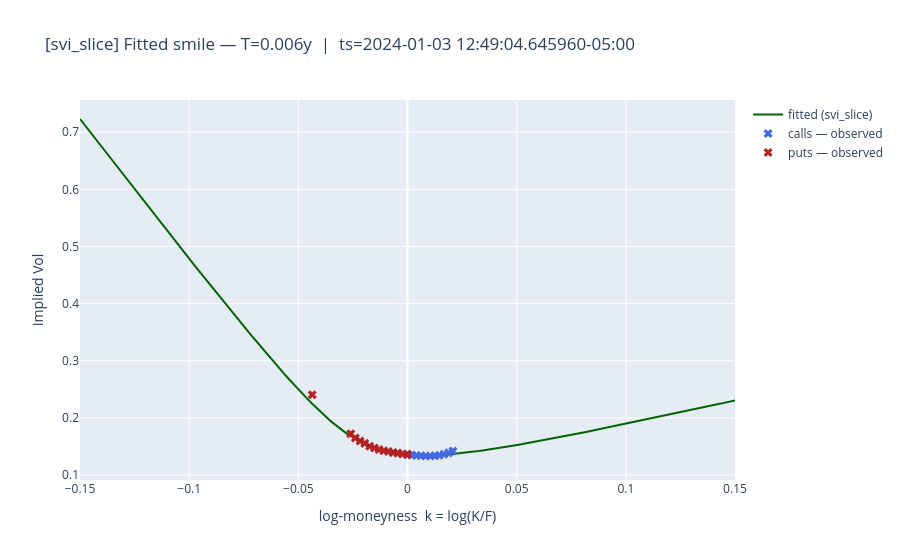

Notebook source saved alongside this figure:
### Markdown cell above
## Smile snapshot — spline surface vs raw IV

### Code cell
# ── Pick a snapshot ──────────────────────────────────────────────────────────
row_idx = df_quotes_result.shape[0] // 2  # ← change this
snapshot_ts = df_quotes_result["ts_ns"][row_idx]

# θ at the snapshot: last state update at or before snapshot_ts
state_row = df_state.filter(pl.col("ts_ns") <= snapshot_ts).tail(1)
theta_snap = np.array([state_row[f"theta_{j}"][0] for j in range(cfg.n_params)])

# Use the median T of options alive at the snapshot time as the reference maturity
snap_quotes = (
    df_quotes_result.filter(pl.col("ts_ns") <= snapshot_ts).group_by(["strike", "is_call"]).last()
)
snap_T = float(snap_quotes["T"].median())

# ── Evaluate the continuous fitted smile ──────────────────────────────────────
k_grid = np.linspace(-0.15, 0.15, 300)
iv_fit = np.array([cfg.model.observe(theta_snap, k, snap_T)[0] for k in k_grid])

# ── Plot ──────────────────────────────────────────────────────────────────────
fig = go.Figure()

fig.add_trace(
    go.Scatter(
        x=k_grid,
        y=iv_fit,
        mode="lines",
        name=f"fitted ({cfg.model.name})",
        line=dict(color="darkgreen", width=2),
    )
)
fig.add_trace(
    go.Scatter(
        x=snap_quotes.filter(pl.col("is_call"))["log_moneyness"].to_list(),
        y=snap_quotes.filter(pl.col("is_call"))["observed_iv"].to_list(),
        mode="markers",
        name="calls — observed",
        marker=dict(color="royalblue", symbol="x", size=8),
    )
)
fig.add_trace(
    go.Scatter(
        x=snap_quotes.filter(~pl.col("is_call"))["log_moneyness"].to_list(),
        y=snap_quotes.filter(~pl.col("is_call"))["observed_iv"].to_list(),
        mode="markers",
        name="puts — observed",
        marker=dict(color="firebrick", symbol="x", size=8),
    )
)

fig.update_layout(
    title=f"[{cfg.model.name}] Fitted smile — T={snap_T:.3f}y  |  ts={snapshot_ts}",
    xaxis_title="log-moneyness  k = log(K/F)",
    yaxis_title="Implied Vol",
)
fig.show()
print(f"θ = {dict(zip(['a', 'b', 'rho', 'm', 'sigma'][: cfg.n_params], theta_snap.round(4)))}")

### Figure 1 — Plotly figure (JSON) as saved in the notebook; plotly's stock layout.template omitted (floating-point values rounded to 4 significant figures; data arrays with more than 128 entries replaced by an {"elided": "..."} marker saying what was removed)
{"data": [{"line": {"color": "darkgreen", "width": 2}, "mode": "lines", "name": "fitted (svi_slice)", "type": "scatter", "x": {"elided": "300 float values"}, "y": {"elided": "300 float values"}}, {"marker": {"color": "royalblue", "size": 8, "symbol": "x"}, "mode": "markers", "name": "calls — observed", "type": "scatter", "x": [0, 0.02082, 0.008283, 0.01253, 0.004086, 0.01042, 0.01669, null, 0.006173, 0.0146, 0.001931, 0.01881], "y": [0.1364, 0.1423, 0.1335, 0.1338, 0.1342, 0.1334, 0.1364, null, 0.1338, 0.1349, 0.1349, 0.1389]}, {"marker": {"color": "firebrick", "size": 8, "symbol": "x"}, "mode": "markers", "name": "puts — observed", "type": "scatter", "x": [-0.01733, -0.0001944, -0.01088, -1.062e-05, -0.0217, -0.01957, -0.02392, -0.01517, -0.004454, -0.02601, -0.006593, -0.002319, -0.04361, -0.01304, -0.008741], "y": [0.1506, 0.1363, 0.1425, 0.1359, 0.1596, 0.1555, 0.1649, 0.1472, 0.1384, 0.1722, 0.1393, 0.1367, 0.2406, 0.1448, 0.1411]}], "layout": {"title": {"text": "[svi_slice] Fitted smile — T=0.006y  |  ts=2024-01-03 12:49:04.645960-05:00"}, "xaxis": {"title": {"text": "log-moneyness  k = log(K/F)"}}, "yaxis": {"title": {"text": "Implied Vol"}}}}
